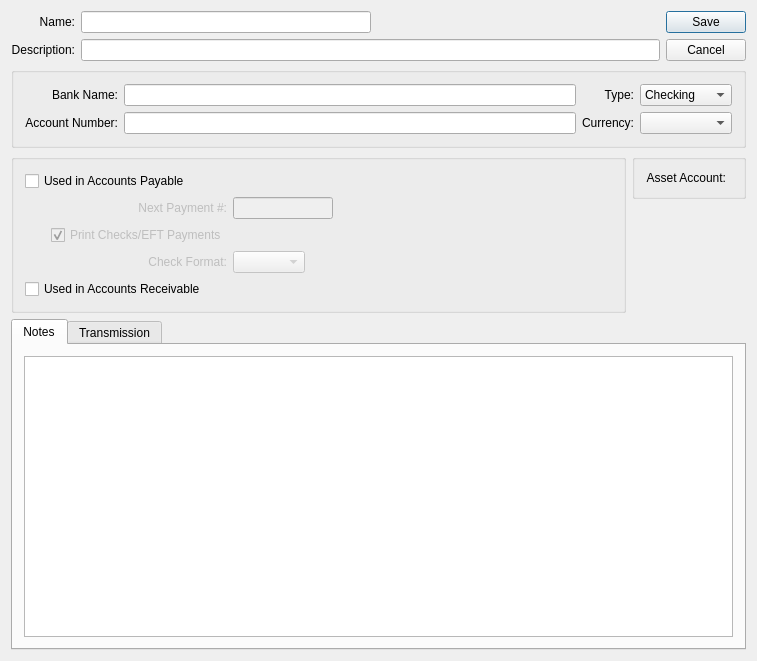
<?xml version="1.0" encoding="UTF-8"?>
<ui version="4.0">
 <comment>This file is part of the xTuple ERP: PostBooks Edition, a free and
open source Enterprise Resource Planning software suite,
Copyright (c) 1999-2019 by OpenMFG LLC, d/b/a xTuple.
It is licensed to you under the Common Public Attribution License
version 1.0, the full text of which (including xTuple-specific Exhibits)
is available at www.xtuple.com/CPAL.  By using this software, you agree
to be bound by its terms.</comment>
 <class>bankAccount</class>
 <widget class="QDialog" name="bankAccount">
  <property name="geometry">
   <rect>
    <x>0</x>
    <y>0</y>
    <width>682</width>
    <height>661</height>
   </rect>
  </property>
  <property name="windowTitle">
   <string>Bank Account</string>
  </property>
  <layout class="QGridLayout">
   <item row="0" column="0" colspan="2">
    <layout class="QHBoxLayout">
     <item>
      <layout class="QGridLayout">
       <item row="0" column="0">
        <widget class="QLabel" name="_nameLit">
         <property name="text">
          <string>Name:</string>
         </property>
         <property name="alignment">
          <set>Qt::AlignRight|Qt::AlignTrailing|Qt::AlignVCenter</set>
         </property>
         <property name="buddy">
          <cstring>_name</cstring>
         </property>
        </widget>
       </item>
       <item row="0" column="1">
        <layout class="QHBoxLayout">
         <property name="spacing">
          <number>0</number>
         </property>
         <item>
          <widget class="XLineEdit" name="_name"/>
         </item>
         <item>
          <spacer>
           <property name="orientation">
            <enum>Qt::Horizontal</enum>
           </property>
           <property name="sizeType">
            <enum>QSizePolicy::Expanding</enum>
           </property>
           <property name="sizeHint" stdset="0">
            <size>
             <width>76</width>
             <height>10</height>
            </size>
           </property>
          </spacer>
         </item>
        </layout>
       </item>
       <item row="1" column="0">
        <widget class="QLabel" name="_descriptionLit">
         <property name="text">
          <string>Description:</string>
         </property>
         <property name="alignment">
          <set>Qt::AlignRight|Qt::AlignTrailing|Qt::AlignVCenter</set>
         </property>
         <property name="buddy">
          <cstring>_description</cstring>
         </property>
        </widget>
       </item>
       <item row="1" column="1">
        <widget class="XLineEdit" name="_description"/>
       </item>
      </layout>
     </item>
     <item>
      <widget class="QDialogButtonBox" name="_buttonBox">
       <property name="orientation">
        <enum>Qt::Vertical</enum>
       </property>
       <property name="standardButtons">
        <set>QDialogButtonBox::Cancel|QDialogButtonBox::Save</set>
       </property>
      </widget>
     </item>
    </layout>
   </item>
   <item row="1" column="0" colspan="2">
    <widget class="QGroupBox" name="_bankGroup">
     <property name="title">
      <string/>
     </property>
     <layout class="QGridLayout">
      <item row="0" column="0">
       <widget class="QLabel" name="_bankNameLit">
        <property name="text">
         <string>Bank Name:</string>
        </property>
        <property name="alignment">
         <set>Qt::AlignRight|Qt::AlignTrailing|Qt::AlignVCenter</set>
        </property>
        <property name="buddy">
         <cstring>_bankName</cstring>
        </property>
       </widget>
      </item>
      <item row="0" column="1">
       <widget class="XLineEdit" name="_bankName"/>
      </item>
      <item row="1" column="0">
       <widget class="QLabel" name="_accountNumberLit">
        <property name="text">
         <string>Account Number:</string>
        </property>
        <property name="alignment">
         <set>Qt::AlignRight|Qt::AlignTrailing|Qt::AlignVCenter</set>
        </property>
        <property name="buddy">
         <cstring>_accountNumber</cstring>
        </property>
       </widget>
      </item>
      <item row="1" column="1">
       <widget class="XLineEdit" name="_accountNumber"/>
      </item>
      <item row="0" column="2">
       <widget class="QLabel" name="_typeLit">
        <property name="text">
         <string>Type:</string>
        </property>
        <property name="alignment">
         <set>Qt::AlignRight|Qt::AlignTrailing|Qt::AlignVCenter</set>
        </property>
        <property name="buddy">
         <cstring>_type</cstring>
        </property>
       </widget>
      </item>
      <item row="1" column="2">
       <widget class="QLabel" name="_currencyLit">
        <property name="text">
         <string>Currency:</string>
        </property>
        <property name="alignment">
         <set>Qt::AlignRight|Qt::AlignTrailing|Qt::AlignVCenter</set>
        </property>
        <property name="buddy">
         <cstring>_currency</cstring>
        </property>
       </widget>
      </item>
      <item row="0" column="3">
       <widget class="XComboBox" name="_type">
        <item>
         <property name="text">
          <string>Checking</string>
         </property>
        </item>
        <item>
         <property name="text">
          <string>Cash</string>
         </property>
        </item>
        <item>
         <property name="text">
          <string>Credit Card</string>
         </property>
        </item>
       </widget>
      </item>
      <item row="1" column="3">
       <widget class="XComboBox" name="_currency"/>
      </item>
     </layout>
    </widget>
   </item>
   <item row="2" column="0" rowspan="2">
    <widget class="QGroupBox" name="_useGroup">
     <property name="title">
      <string/>
     </property>
     <layout class="QGridLayout">
      <item row="0" column="0" colspan="3">
       <widget class="QCheckBox" name="_ap">
        <property name="text">
         <string>Used in Accounts Payable</string>
        </property>
       </widget>
      </item>
      <item row="1" column="0" rowspan="3">
       <spacer>
        <property name="orientation">
         <enum>Qt::Horizontal</enum>
        </property>
        <property name="sizeType">
         <enum>QSizePolicy::Fixed</enum>
        </property>
        <property name="sizeHint" stdset="0">
         <size>
          <width>20</width>
          <height>20</height>
         </size>
        </property>
       </spacer>
      </item>
      <item row="1" column="1">
       <widget class="QLabel" name="_nextCheckNumLit">
        <property name="enabled">
         <bool>false</bool>
        </property>
        <property name="text">
         <string>Next Payment #:</string>
        </property>
        <property name="alignment">
         <set>Qt::AlignRight|Qt::AlignTrailing|Qt::AlignVCenter</set>
        </property>
       </widget>
      </item>
      <item row="1" column="2">
       <layout class="QHBoxLayout">
        <property name="spacing">
         <number>0</number>
        </property>
        <item>
         <widget class="XLineEdit" name="_nextCheckNum">
          <property name="enabled">
           <bool>false</bool>
          </property>
          <property name="sizePolicy">
           <sizepolicy hsizetype="Preferred" vsizetype="Fixed">
            <horstretch>0</horstretch>
            <verstretch>0</verstretch>
           </sizepolicy>
          </property>
          <property name="maximumSize">
           <size>
            <width>100</width>
            <height>32767</height>
           </size>
          </property>
          <property name="alignment">
           <set>Qt::AlignRight</set>
          </property>
         </widget>
        </item>
        <item>
         <spacer>
          <property name="orientation">
           <enum>Qt::Horizontal</enum>
          </property>
          <property name="sizeType">
           <enum>QSizePolicy::Expanding</enum>
          </property>
          <property name="sizeHint" stdset="0">
           <size>
            <width>42</width>
            <height>16</height>
           </size>
          </property>
         </spacer>
        </item>
       </layout>
      </item>
      <item row="3" column="1">
       <widget class="QLabel" name="_checkFormatLit">
        <property name="enabled">
         <bool>false</bool>
        </property>
        <property name="text">
         <string>Check Format:</string>
        </property>
        <property name="alignment">
         <set>Qt::AlignRight|Qt::AlignTrailing|Qt::AlignVCenter</set>
        </property>
       </widget>
      </item>
      <item row="3" column="2">
       <layout class="QHBoxLayout">
        <item>
         <widget class="XComboBox" name="_form">
          <property name="enabled">
           <bool>false</bool>
          </property>
         </widget>
        </item>
        <item>
         <spacer>
          <property name="orientation">
           <enum>Qt::Horizontal</enum>
          </property>
          <property name="sizeHint" stdset="0">
           <size>
            <width>40</width>
            <height>20</height>
           </size>
          </property>
         </spacer>
        </item>
       </layout>
      </item>
      <item row="4" column="0" colspan="3">
       <widget class="QCheckBox" name="_ar">
        <property name="text">
         <string>Used in Accounts Receivable</string>
        </property>
       </widget>
      </item>
      <item row="2" column="1">
       <widget class="QCheckBox" name="_printCheck">
        <property name="enabled">
         <bool>false</bool>
        </property>
        <property name="text">
         <string>Print Checks/EFT Payments</string>
        </property>
        <property name="checked">
         <bool>true</bool>
        </property>
       </widget>
      </item>
     </layout>
    </widget>
   </item>
   <item row="2" column="1">
    <widget class="QGroupBox" name="_accountGroup">
     <property name="title">
      <string/>
     </property>
     <layout class="QGridLayout">
      <item row="0" column="0">
       <widget class="QLabel" name="_assetAccountLit">
        <property name="text">
         <string>Asset Account:</string>
        </property>
        <property name="alignment">
         <set>Qt::AlignRight|Qt::AlignTrailing|Qt::AlignVCenter</set>
        </property>
       </widget>
      </item>
      <item row="0" column="1">
       <widget class="GLCluster" name="_assetAccount"/>
      </item>
     </layout>
    </widget>
   </item>
   <item row="3" column="1">
    <spacer>
     <property name="orientation">
      <enum>Qt::Vertical</enum>
     </property>
     <property name="sizeHint" stdset="0">
      <size>
       <width>20</width>
       <height>40</height>
      </size>
     </property>
    </spacer>
   </item>
   <item row="4" column="0" colspan="2">
    <widget class="QTabWidget" name="_tab">
     <property name="sizePolicy">
      <sizepolicy hsizetype="Expanding" vsizetype="Expanding">
       <horstretch>0</horstretch>
       <verstretch>1</verstretch>
      </sizepolicy>
     </property>
     <property name="currentIndex">
      <number>0</number>
     </property>
     <widget class="QWidget" name="_notesTab">
      <attribute name="title">
       <string>Notes</string>
      </attribute>
      <layout class="QGridLayout">
       <item row="0" column="0">
        <widget class="XTextEdit" name="_notes"/>
       </item>
      </layout>
     </widget>
     <widget class="QWidget" name="_transmitTab">
      <attribute name="title">
       <string>Transmission</string>
      </attribute>
      <layout class="QGridLayout">
       <item row="0" column="0">
        <widget class="QGroupBox" name="_transmitGroup">
         <property name="title">
          <string>Enable EFT Payments</string>
         </property>
         <property name="checkable">
          <bool>true</bool>
         </property>
         <property name="checked">
          <bool>false</bool>
         </property>
         <layout class="QGridLayout">
          <item row="0" column="0">
           <widget class="QLabel" name="_routingLit">
            <property name="text">
             <string>Routing Number:</string>
            </property>
            <property name="alignment">
             <set>Qt::AlignRight|Qt::AlignTrailing|Qt::AlignVCenter</set>
            </property>
            <property name="buddy">
             <cstring>_routing</cstring>
            </property>
           </widget>
          </item>
          <item row="0" column="1">
           <widget class="XLineEdit" name="_routing"/>
          </item>
          <item row="2" column="0" colspan="2">
           <widget class="QCheckBox" name="_genCheckNumber">
            <property name="text">
             <string>Create Payment Number for EFT File</string>
            </property>
           </widget>
          </item>
          <item row="3" column="0">
           <widget class="QRadioButton" name="_useCompanyIdType">
            <property name="text">
             <string>Prefix Company ID with Indicator of Company ID Type</string>
            </property>
            <property name="checked">
             <bool>true</bool>
            </property>
           </widget>
          </item>
          <item row="3" column="1">
           <widget class="QRadioButton" name="_usePrefix">
            <property name="text">
             <string>Custom Prefix:</string>
            </property>
           </widget>
          </item>
          <item row="3" column="2">
           <widget class="QLineEdit" name="_prefix">
            <property name="maxLength">
             <number>1</number>
            </property>
            <property name="enabled">
             <bool>false</bool>
            </property>
           </widget>
          </item>
          <item row="4" column="0" colspan="2">
           <widget class="QGroupBox" name="_originGroup">
            <property name="title">
             <string>Immediate Origin Name and Number</string>
            </property>
            <layout class="QGridLayout">
             <item row="0" column="0" colspan="2">
              <widget class="QRadioButton" name="_useCompanyIdOrigin">
               <property name="text">
                <string>Company Name</string>
               </property>
               <property name="checked">
                <bool>true</bool>
               </property>
              </widget>
             </item>
             <item row="0" column="2">
              <widget class="QLabel" name="_defaultOrigin">
               <property name="text">
                <string>default</string>
               </property>
              </widget>
             </item>
             <item row="3" column="0">
              <widget class="QRadioButton" name="_useOtherOrigin">
               <property name="text">
                <string/>
               </property>
              </widget>
             </item>
             <item row="1" column="0" colspan="2">
              <widget class="QRadioButton" name="_useRoutingNumberOrigin">
               <property name="text">
                <string>Bank Name</string>
               </property>
              </widget>
             </item>
             <item row="3" column="2">
              <widget class="XLineEdit" name="_otherOrigin">
               <property name="enabled">
                <bool>false</bool>
               </property>
               <property name="maxLength">
                <number>10</number>
               </property>
              </widget>
             </item>
             <item row="3" column="1">
              <widget class="QLineEdit" name="_otherOriginName">
               <property name="enabled">
                <bool>false</bool>
               </property>
               <property name="maxLength">
                <number>23</number>
               </property>
              </widget>
             </item>
             <item row="1" column="2">
              <widget class="QLabel" name="_routingNumberOrigin">
               <property name="text">
                <string>Routing Number</string>
               </property>
              </widget>
             </item>
            </layout>
           </widget>
          </item>
          <item row="0" column="2">
           <widget class="QLabel" name="_settlementLeadtimeLit">
            <property name="text">
             <string>Settlement Lead Time:</string>
            </property>
           </widget>
          </item>
          <item row="0" column="3">
           <widget class="QSpinBox" name="_settlementLeadtime">
            <property name="minimum">
             <number>1</number>
            </property>
            <property name="maximum">
             <number>2</number>
            </property>
           </widget>
          </item>
          <item row="4" column="2" colspan="2">
           <widget class="QGroupBox" name="_destinationGroup">
            <property name="title">
             <string>Immediate Destination Name and Number</string>
            </property>
            <layout class="QGridLayout">
             <item row="0" column="0" colspan="2">
              <widget class="QRadioButton" name="_useRoutingNumberDest">
               <property name="text">
                <string>Bank Name</string>
               </property>
               <property name="checked">
                <bool>true</bool>
               </property>
              </widget>
             </item>
             <item row="1" column="0" colspan="2">
              <widget class="QRadioButton" name="_useFederalReserveDest">
               <property name="text">
                <string>Federal Reserve</string>
               </property>
              </widget>
             </item>
             <item row="2" column="0">
              <widget class="QRadioButton" name="_useOtherDest">
               <property name="text">
                <string/>
               </property>
              </widget>
             </item>
             <item row="1" column="2">
              <widget class="QLineEdit" name="_federalReserveDest">
               <property name="enabled">
                <bool>false</bool>
               </property>
              </widget>
             </item>
             <item row="2" column="2">
              <widget class="QLineEdit" name="_otherDest">
               <property name="enabled">
                <bool>false</bool>
               </property>
               <property name="maxLength">
                <number>10</number>
               </property>
              </widget>
             </item>
             <item row="2" column="1">
              <widget class="QLineEdit" name="_otherDestName">
               <property name="enabled">
                <bool>false</bool>
               </property>
               <property name="maxLength">
                <number>23</number>
               </property>
              </widget>
             </item>
             <item row="0" column="2">
              <widget class="QLabel" name="_routingNumberDest">
               <property name="text">
                <string>Routing Number</string>
               </property>
              </widget>
             </item>
            </layout>
           </widget>
          </item>
         </layout>
        </widget>
       </item>
       <item row="1" column="0">
        <spacer>
         <property name="orientation">
          <enum>Qt::Vertical</enum>
         </property>
         <property name="sizeHint" stdset="0">
          <size>
           <width>20</width>
           <height>0</height>
          </size>
         </property>
        </spacer>
       </item>
      </layout>
     </widget>
    </widget>
   </item>
  </layout>
 </widget>
 <layoutdefault spacing="6" margin="11"/>
 <customwidgets>
  <customwidget>
   <class>GLCluster</class>
   <extends>QWidget</extends>
   <header>glcluster.h</header>
  </customwidget>
  <customwidget>
   <class>XComboBox</class>
   <extends>QComboBox</extends>
   <header>xcombobox.h</header>
  </customwidget>
  <customwidget>
   <class>XLineEdit</class>
   <extends>QLineEdit</extends>
   <header>xlineedit.h</header>
   <container>1</container>
  </customwidget>
  <customwidget>
   <class>XTextEdit</class>
   <extends>QTextEdit</extends>
   <header>xtextedit.h</header>
  </customwidget>
 </customwidgets>
 <tabstops>
  <tabstop>_name</tabstop>
  <tabstop>_description</tabstop>
  <tabstop>_bankName</tabstop>
  <tabstop>_accountNumber</tabstop>
  <tabstop>_type</tabstop>
  <tabstop>_currency</tabstop>
  <tabstop>_ap</tabstop>
  <tabstop>_nextCheckNum</tabstop>
  <tabstop>_printCheck</tabstop>
  <tabstop>_form</tabstop>
  <tabstop>_ar</tabstop>
  <tabstop>_tab</tabstop>
  <tabstop>_notes</tabstop>
  <tabstop>_transmitGroup</tabstop>
  <tabstop>_routing</tabstop>
  <tabstop>_settlementLeadtime</tabstop>
  <tabstop>_genCheckNumber</tabstop>
  <tabstop>_useCompanyIdOrigin</tabstop>
  <tabstop>_useRoutingNumberOrigin</tabstop>
  <tabstop>_useOtherOrigin</tabstop>
  <tabstop>_otherOriginName</tabstop>
  <tabstop>_otherOrigin</tabstop>
  <tabstop>_useRoutingNumberDest</tabstop>
  <tabstop>_useFederalReserveDest</tabstop>
  <tabstop>_federalReserveDest</tabstop>
  <tabstop>_useOtherDest</tabstop>
  <tabstop>_otherDestName</tabstop>
  <tabstop>_otherDest</tabstop>
 </tabstops>
 <resources/>
 <connections>
  <connection>
   <sender>_ap</sender>
   <signal>toggled(bool)</signal>
   <receiver>_nextCheckNumLit</receiver>
   <slot>setEnabled(bool)</slot>
   <hints>
    <hint type="sourcelabel">
     <x>45</x>
     <y>221</y>
    </hint>
    <hint type="destinationlabel">
     <x>76</x>
     <y>248</y>
    </hint>
   </hints>
  </connection>
  <connection>
   <sender>_ap</sender>
   <signal>toggled(bool)</signal>
   <receiver>_printCheck</receiver>
   <slot>setEnabled(bool)</slot>
   <hints>
    <hint type="sourcelabel">
     <x>45</x>
     <y>221</y>
    </hint>
    <hint type="destinationlabel">
     <x>76</x>
     <y>248</y>
    </hint>
   </hints>
  </connection>
  <connection>
   <sender>_ap</sender>
   <signal>toggled(bool)</signal>
   <receiver>_nextCheckNum</receiver>
   <slot>setEnabled(bool)</slot>
   <hints>
    <hint type="sourcelabel">
     <x>45</x>
     <y>221</y>
    </hint>
    <hint type="destinationlabel">
     <x>176</x>
     <y>249</y>
    </hint>
   </hints>
  </connection>
  <connection>
   <sender>_ap</sender>
   <signal>toggled(bool)</signal>
   <receiver>_checkFormatLit</receiver>
   <slot>setEnabled(bool)</slot>
   <hints>
    <hint type="sourcelabel">
     <x>45</x>
     <y>221</y>
    </hint>
    <hint type="destinationlabel">
     <x>76</x>
     <y>282</y>
    </hint>
   </hints>
  </connection>
  <connection>
   <sender>_ap</sender>
   <signal>toggled(bool)</signal>
   <receiver>_form</receiver>
   <slot>setEnabled(bool)</slot>
   <hints>
    <hint type="sourcelabel">
     <x>45</x>
     <y>221</y>
    </hint>
    <hint type="destinationlabel">
     <x>175</x>
     <y>282</y>
    </hint>
   </hints>
  </connection>
  <connection>
   <sender>_printCheck</sender>
   <signal>toggled(bool)</signal>
   <receiver>_form</receiver>
   <slot>setEnabled(bool)</slot>
   <hints>
    <hint type="sourcelabel">
     <x>45</x>
     <y>221</y>
    </hint>
    <hint type="destinationlabel">
     <x>175</x>
     <y>282</y>
    </hint>
   </hints>
  </connection>
  <connection>
   <sender>_useOtherOrigin</sender>
   <signal>toggled(bool)</signal>
   <receiver>_otherOrigin</receiver>
   <slot>setEnabled(bool)</slot>
   <hints>
    <hint type="sourcelabel">
     <x>80</x>
     <y>558</y>
    </hint>
    <hint type="destinationlabel">
     <x>335</x>
     <y>559</y>
    </hint>
   </hints>
  </connection>
  <connection>
   <sender>_useCompanyIdOrigin</sender>
   <signal>toggled(bool)</signal>
   <receiver>_defaultOrigin</receiver>
   <slot>setEnabled(bool)</slot>
   <hints>
    <hint type="sourcelabel">
     <x>195</x>
     <y>505</y>
    </hint>
    <hint type="destinationlabel">
     <x>335</x>
     <y>502</y>
    </hint>
   </hints>
  </connection>
  <connection>
   <sender>_useFederalReserveDest</sender>
   <signal>toggled(bool)</signal>
   <receiver>_federalReserveDest</receiver>
   <slot>setEnabled(bool)</slot>
   <hints>
    <hint type="sourcelabel">
     <x>523</x>
     <y>532</y>
    </hint>
    <hint type="destinationlabel">
     <x>642</x>
     <y>531</y>
    </hint>
   </hints>
  </connection>
  <connection>
   <sender>_useOtherDest</sender>
   <signal>toggled(bool)</signal>
   <receiver>_otherDest</receiver>
   <slot>setEnabled(bool)</slot>
   <hints>
    <hint type="sourcelabel">
     <x>405</x>
     <y>561</y>
    </hint>
    <hint type="destinationlabel">
     <x>642</x>
     <y>562</y>
    </hint>
   </hints>
  </connection>
  <connection>
   <sender>_useOtherDest</sender>
   <signal>toggled(bool)</signal>
   <receiver>_otherDestName</receiver>
   <slot>setEnabled(bool)</slot>
   <hints>
    <hint type="sourcelabel">
     <x>405</x>
     <y>561</y>
    </hint>
    <hint type="destinationlabel">
     <x>523</x>
     <y>562</y>
    </hint>
   </hints>
  </connection>
  <connection>
   <sender>_routing</sender>
   <signal>textChanged(QString)</signal>
   <receiver>_routingNumberOrigin</receiver>
   <slot>setText(QString)</slot>
   <hints>
    <hint type="sourcelabel">
     <x>285</x>
     <y>421</y>
    </hint>
    <hint type="destinationlabel">
     <x>282</x>
     <y>523</y>
    </hint>
   </hints>
  </connection>
  <connection>
   <sender>_routing</sender>
   <signal>textChanged(QString)</signal>
   <receiver>_routingNumberDest</receiver>
   <slot>setText(QString)</slot>
   <hints>
    <hint type="sourcelabel">
     <x>350</x>
     <y>415</y>
    </hint>
    <hint type="destinationlabel">
     <x>562</x>
     <y>499</y>
    </hint>
   </hints>
  </connection>
  <connection>
   <sender>_useOtherOrigin</sender>
   <signal>toggled(bool)</signal>
   <receiver>_otherOriginName</receiver>
   <slot>setEnabled(bool)</slot>
   <hints>
    <hint type="sourcelabel">
     <x>65</x>
     <y>549</y>
    </hint>
    <hint type="destinationlabel">
     <x>97</x>
     <y>552</y>
    </hint>
   </hints>
  </connection>
  <connection>
   <sender>_buttonBox</sender>
   <signal>rejected()</signal>
   <receiver>bankAccount</receiver>
   <slot>reject()</slot>
   <hints>
    <hint type="sourcelabel">
     <x>647</x>
     <y>46</y>
    </hint>
    <hint type="destinationlabel">
     <x>349</x>
     <y>318</y>
    </hint>
   </hints>
  </connection>
 </connections>
</ui>
